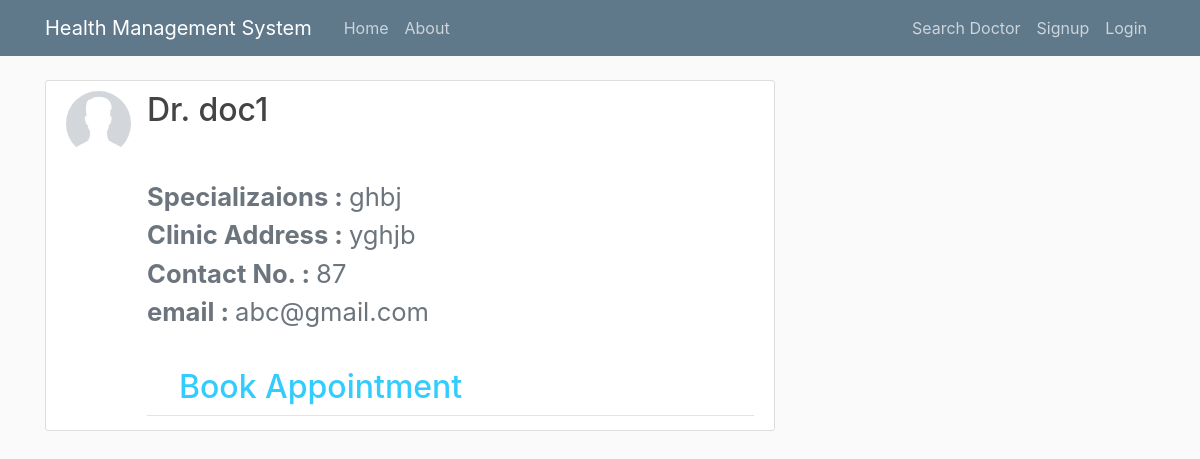
Before: /search/doctor/10/ with the older database file.
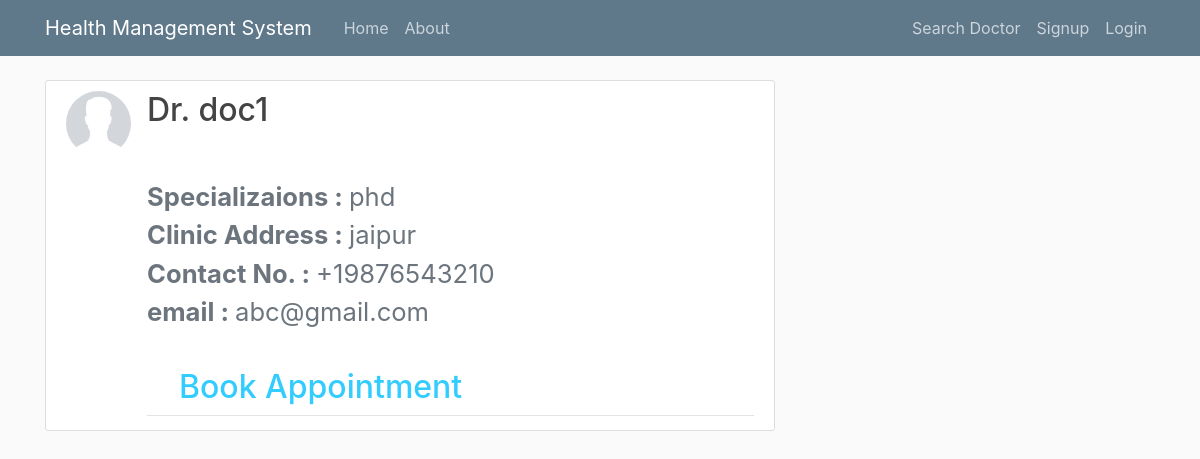
After: the same page with the newer database file.
### accounts/models.py (models this page shows, shortened)
class Doctor(models.Model):
    name = models.CharField(max_length = 100)
    phone = PhoneField(blank=True, help_text='Contact phone number') #update
    adhaar_num = models.CharField(max_length=20,blank=True)
    blood_group = models.CharField(max_length = 4 ,blank=True,choices=blood_grp_choices)
    age = models.IntegerField(null=True)
    gender = models.CharField(max_length = 1,blank=True,choices = gender_choices)
    locality = models.CharField(max_length=50) #update
    home_address = models.CharField(max_length=150,blank=True) #update
    work_address = models.CharField(max_length=150,blank=True) #update
    specialization = models.CharField(max_length=100)
    specialization_proof = models.FileField(blank=True,upload_to='specialization_proofs')
    image = models.ImageField(default='def_M.jpg', upload_to = 'profile_pics')
    patient_records = models.ManyToManyField(record,related_name="p1",blank=True)
    user = models.OneToOneField(User,on_delete=models.CASCADE)
    appointments = models.ManyToManyField(appointment,related_name="app_doc",blank=True)
    points = models.IntegerField(default=0)
    num_reviews = models.IntegerField(default=0)
    rating = models.IntegerField(default=0)

### search/views.py (the view)
# urls.py: path('doctor/<id>/' , views.doctor_detail ,name = 'doctor-detail'),
def doctor_detail(request,id):
    doctor = Doctor.objects.get(id = id)
    return render(request,'search/doctor_detail.html',{'doctor':doctor})

### search/templates/search/doctor_detail.html
{%extends "base_layout.html" %}
{%block content%}
    <article class="media content-section">
    <img class = "rounded-circle article-img"src = "{{ doctor.image.url }}">
    <div class="media-body">
      <div class="article-metadata">
        <h2 class = "article-title">Dr. {{ doctor.name }}<h2>
        <small class="text-muted"><br> <b> Specializaions :  </b> {{ doctor.specialization }}</small>
        <small class="text-muted"><br> <b>Clinic Address : </b>{{ doctor.work_address }}</small>
        <small class="text-muted"><br> <b>Contact No. : </b>{{ doctor.phone }}</small>
        <small class="text-muted"><br><b>email : </b>{{ doctor.user.email }}</br></small>
        <br>
        <a class="appointment-book" href="{% url 'appointment:book-appointment' doctor.id %}">Book Appointment</a>
      </div>
    </div>
    </article>
{%endblock content%}

Changed rows visible on the page:
changed Doctor "doc1": specialization "ghbj" → "phd"; work_address "yghjb" → "jaipur"; phone "87" → "+19876543210"
